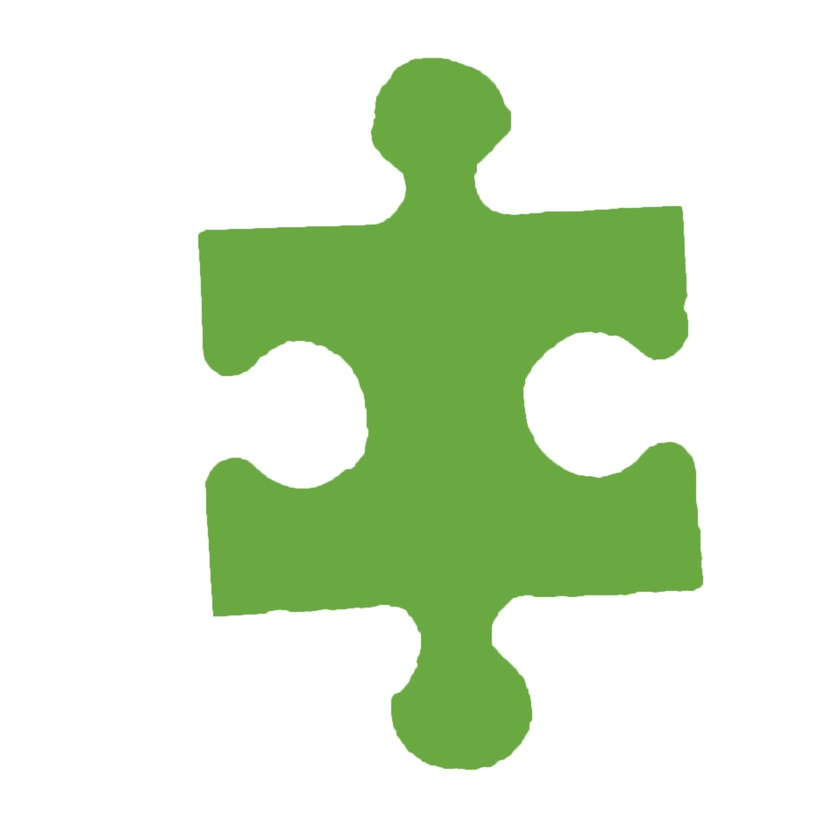
#> input picture re/1.jpg, 840 x 840 px, shrunk from 1916 x 1916 before the run, given in place of 1.bmp, which was not available
$ python deneme.py   (older library calls are emulated)
#> lines starting #> are read from the running program, lines starting #| are printed output that depends on the picture; after the words box and inside, x2 and y2 are one past the last pixel; in counts of white or black regions, pixels touching at a corner belong together; pictures that were not available may be replaced by others from this repository, and a replacement may not be noted
import cv2  # OpenCV kütüphanesi içe aktarma
import numpy as np  # Python ile bilimsel hesaplamanın temel kütüphanesi olan NumPy'yi içe aktarma

resim = cv2.imread('bt/1.bmp')  # Resmin okunması
#> resim is the input picture: shape (840, 840, 3); mean B, G, R 205.5, 232.5, 216.1
cv2.imshow("Original Resim", resim)  # Orjinal resmin gösterilmesi
floatResim = np.float32(resim)  # Görüntünün işaretsiz 8 bit'den 32 bit float'a dönüştürülmesi
kriter = (
    cv2.TERM_CRITERIA_EPS + cv2.TERM_CRITERIA_MAX_ITER, 10, 1)  # Kriterlerin tanımlanması ( type, max_iter, epsilon )
# cv2.TERM_CRITERIA_EPS - Belirtilen doğruluk, epsilon, ulaşılınca algoritma tekrarlamasını durdurur.
# cv2.TERM_CRITERIA_MAX_ITER - Belirtilen yineleme sayısından sonra algoritmayı durdurur, max_iter.
# cv2.TERM_CRITERIA_EPS + cv2.TERM_CRITERIA_MAX_ITER - İki koşuldan herhangi biri karşılaşıldığında yinelemeyi durdurur.
# max_iter - Maksimum yineleme sayısını belirten sayı. Biz 10 aldık
# epsilon - Gerekli doğruluk. Biz 1 olarak aldık
k = 50  # Kümelerin sayısı
ret, label, centers = cv2.kmeans(floatResim, k, None, kriter, 50, cv2.KMEANS_RANDOM_CENTERS)
#> ret = 157514595; label = 840 values, max 49 at index 173, min 0 at index 362, mean 28.71
# k meaans ın rastgele merkez yaklaşımı algoritmasında kullanılması
markez = np.uint8(centers)  # Görüntünün float'tan işaretsiz tamsayıya dönüştürülmesi
res = markez[label.flatten()]  # Label'in temizlenmesi
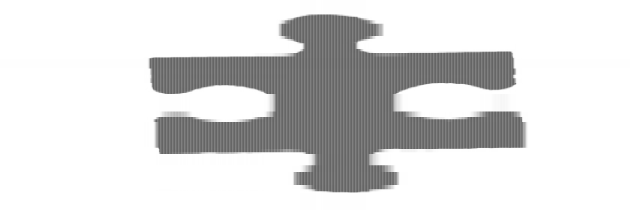
#> res: shape (840, 2520) (shown at 1/4 size); min 59, max 255, mean 217.9
res2 = res.reshape(resim.shape)  # Resmin yeniden şekillendirilmesi
cv2.imshow("K Means", res2)
cv2.imwrite("K Means.jpg", res2)  # Resmin disk'e kaydedilmesi
meanshift = cv2.pyrMeanShiftFiltering(resim, sp=15, sr=16, maxLevel=1,
                                      termcrit=(cv2.TERM_CRITERIA_EPS + cv2.TERM_CRITERIA_MAX_ITER, 5, 3))
# Resme meanshift algoritmasının uygulanması
cv2.imshow("Meanshift Resmi", meanshift)
cv2.imwrite("Meanshift.jpg", meanshift)

gray = cv2.cvtColor(resim, cv2.COLOR_BGR2GRAY)  # Resmin RGB'den GRAY (Gri) tona çevrilmesi
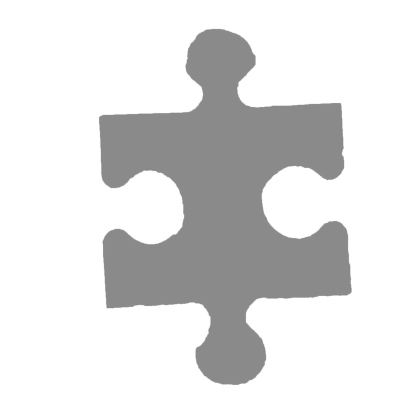
#> gray: shape (840, 840) (shown at 1/2 size); min 127, max 255, mean 224.5
# Gürültü kaldırma
imggg = cv2.GaussianBlur(gray, (3, 3), 0)

laplacian = cv2.Laplacian(imggg, cv2.CV_64F)
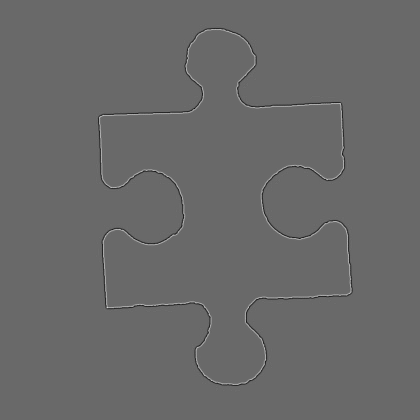
#> laplacian: shape (840, 840) float64 (shown at 1/2 size); min -38, max 54, mean 0; drawn with min black and max white
cv2.imwrite('lap.jpg', laplacian)
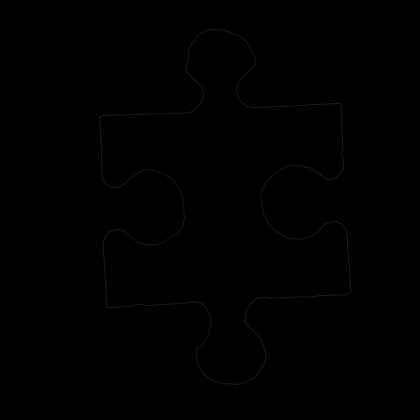
#> saved as lap.jpg: shape (840, 840) (shown at 1/2 size); min 0, max 54, mean 0.2
resimx = cv2.imread('lap.jpg')
laplaciann = cv2.cvtColor(resimx, cv2.COLOR_BGR2GRAY)
ret, thresh = cv2.threshold(laplaciann, 0, 255,
                            cv2.THRESH_BINARY + cv2.THRESH_OTSU)  # görüntüyü iki boyutlu hale getirmek için eşik değer uygulaması
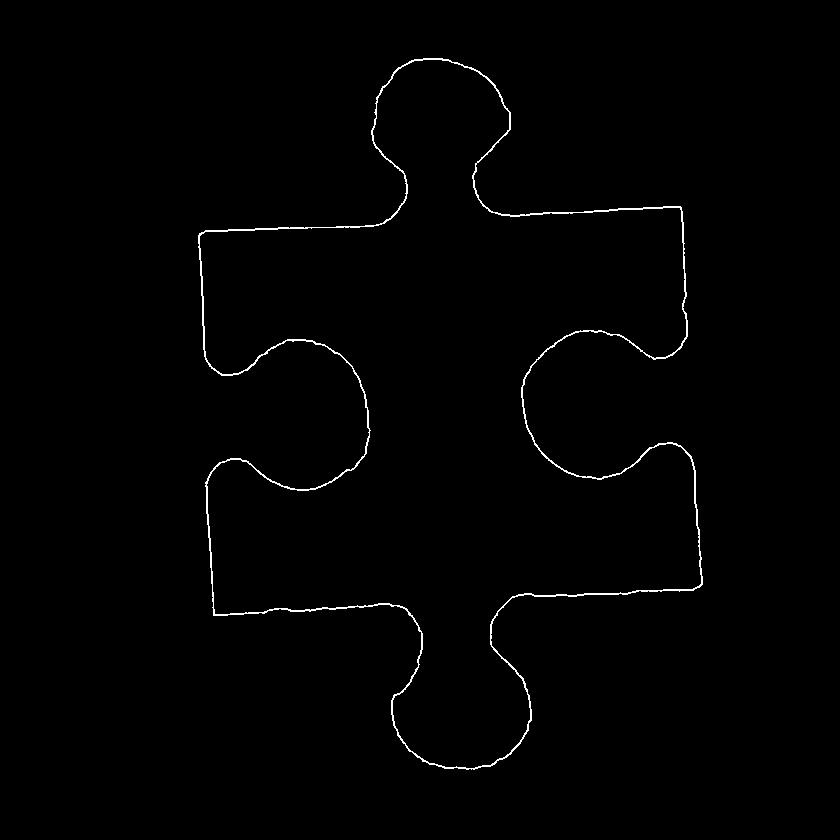
#> thresh: shape (840, 840); 0.81% white in thin lines or dots, all inside (x1, y1, x2, y2) = (198, 58, 703, 770)
#> ret = 11
fg = cv2.erode(thresh, None, iterations=1)  # Görüntüyü aşındırma işlemi
#> fg: shape (840, 840); every value is 0
bgt = cv2.dilate(thresh, None, iterations=1)  # Görüntüyü genişletme işlemi
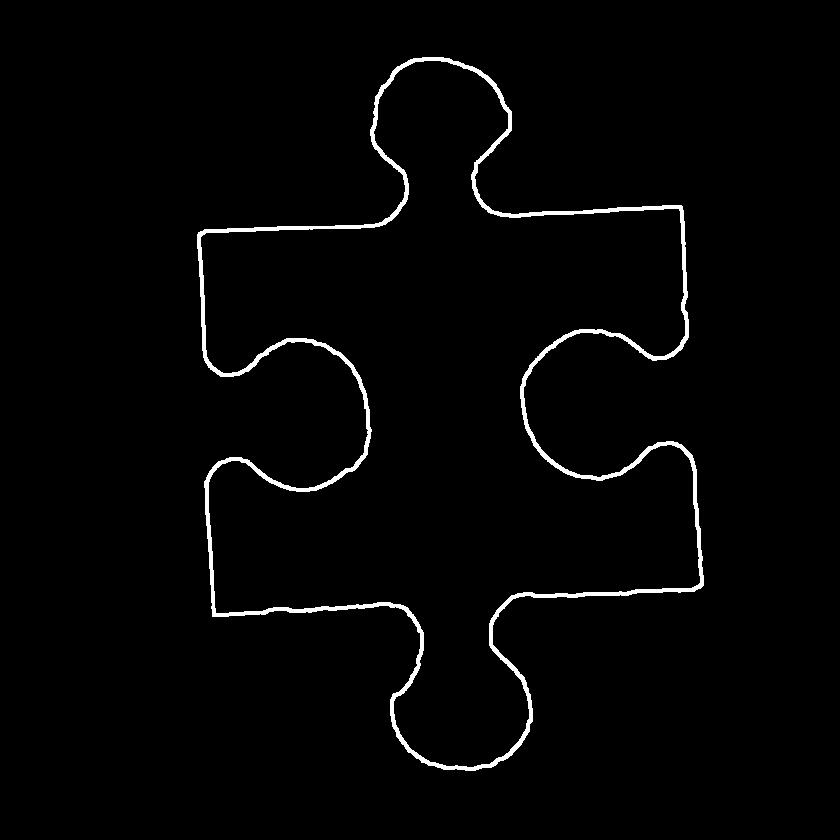
#> bgt: shape (840, 840); 1.9% white; 1 white region, box (x1, y1, x2, y2) and area: (197, 57, 704, 771) 13203
ret, bg = cv2.threshold(bgt, 255, 10, 255)  # Eşik değerinin uygulanması
#> (the run stopped early here; a loop or call above may not have finished)

$ run again, with re/10.jpg copied over re/1.jpg
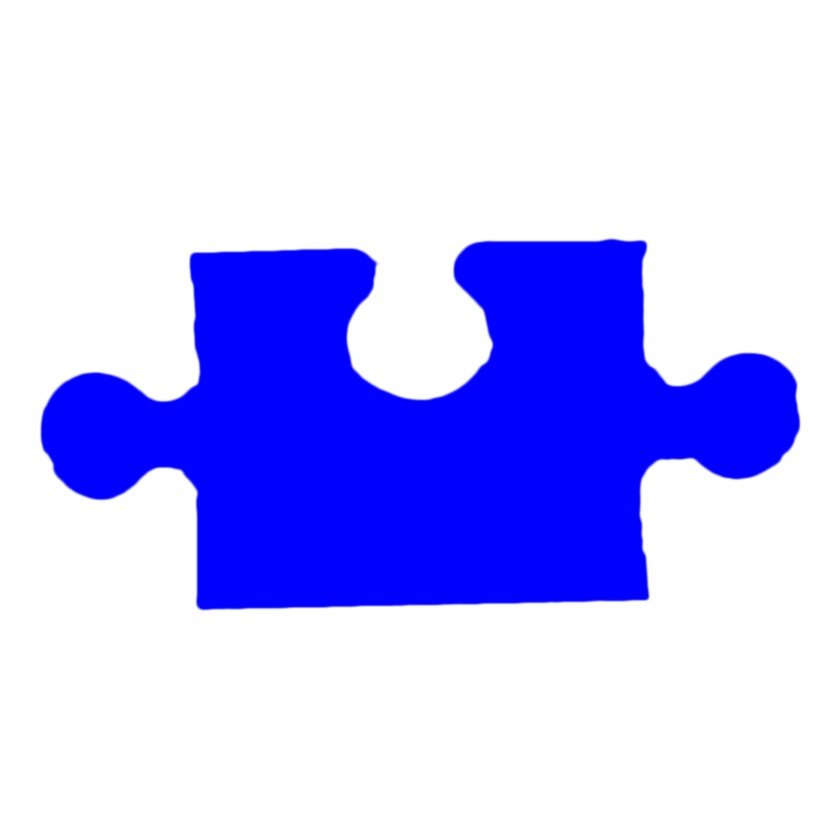
#> input picture re/10.jpg, 840 x 840 px, shrunk from 2088 x 2088 before the run, given in place of 1.bmp, which was not available
#> resim is the input picture: shape (840, 840, 3); mean B, G, R 254.6, 192.2, 192.2
#> `ret, label, centers = cv2.kmeans(floatResim, k, None, kriter, 50, cv2...`: ret = 146654262.7; label = 840 values, max 49 at index 468, min 0 at index 241, mean 19.53
#> `ret, thresh = cv2.threshold(laplaciann, 0, 255, cv2.THRESH_BINARY + cv..`:
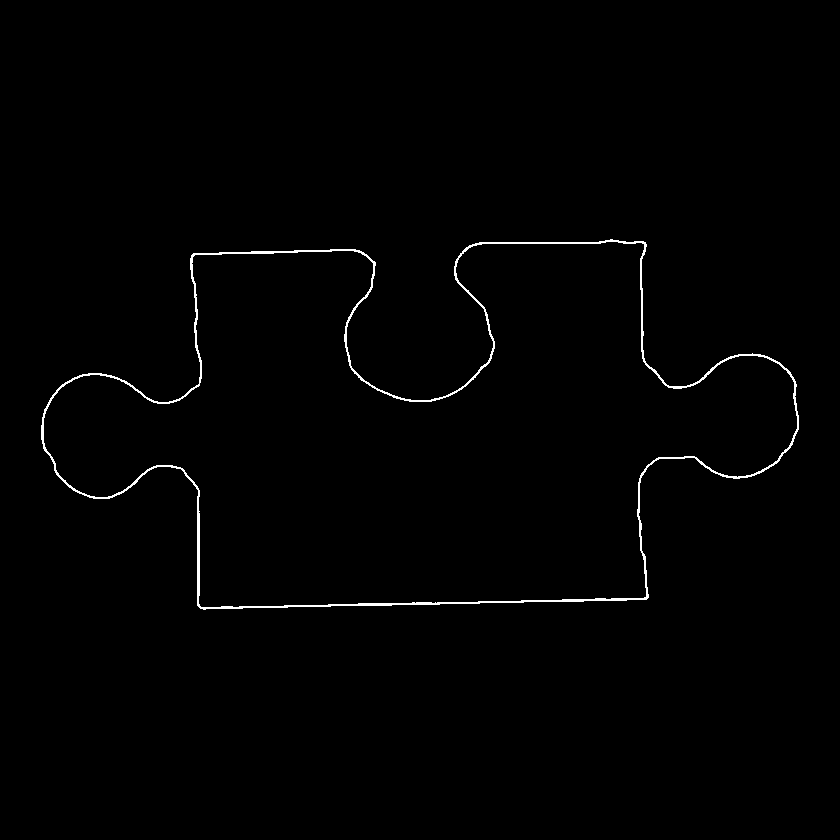
#> thresh: shape (840, 840); 0.82% white in thin lines or dots, all inside (x1, y1, x2, y2) = (41, 239, 799, 610)
#> `ret, thresh = cv2.threshold(laplaciann, 0, 255, cv2.THRESH_BINARY + cv..`: ret = 14
#> fg: shape (840, 840); 0.04% white in thin lines or dots, all inside (x1, y1, x2, y2) = (42, 240, 796, 609)
#> `bgt = cv2.dilate(thresh, None, iterations=1)`:
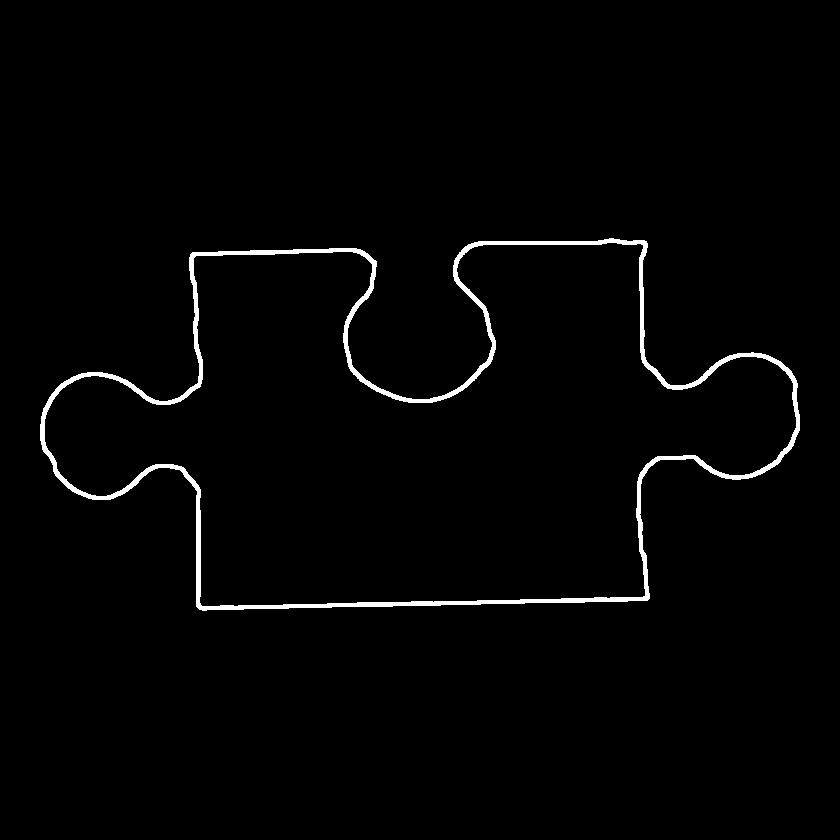
#> bgt: shape (840, 840); 1.7% white; 1 white region, box (x1, y1, x2, y2) and area: (40, 238, 800, 611) 11723

$ run again, with re/11.jpg copied over re/1.jpg
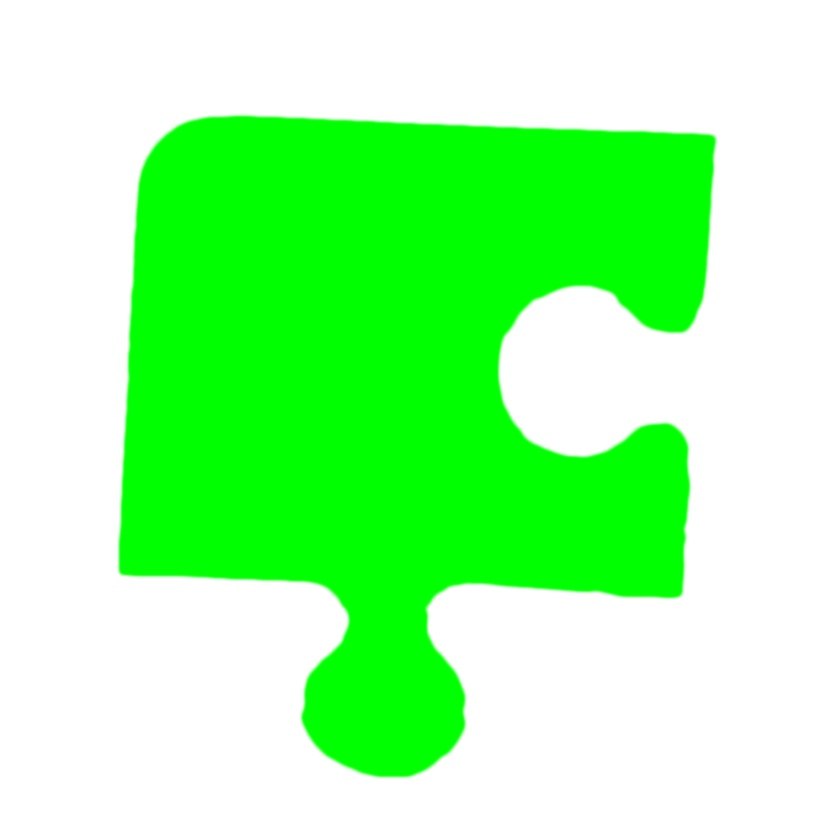
#> input picture re/11.jpg, 840 x 840 px, shrunk from 1624 x 1624 before the run, given in place of 1.bmp, which was not available
#> resim is the input picture: shape (840, 840, 3); mean B, G, R 161.8, 254.9, 161.4
#> `ret, label, centers = cv2.kmeans(floatResim, k, None, kriter, 50, cv2...`: ret = 147874443.7; label = 840 values, max 49 at index 612, min 0 at index 576, mean 23.17
#> `ret, thresh = cv2.threshold(laplaciann, 0, 255, cv2.THRESH_BINARY + cv..`:
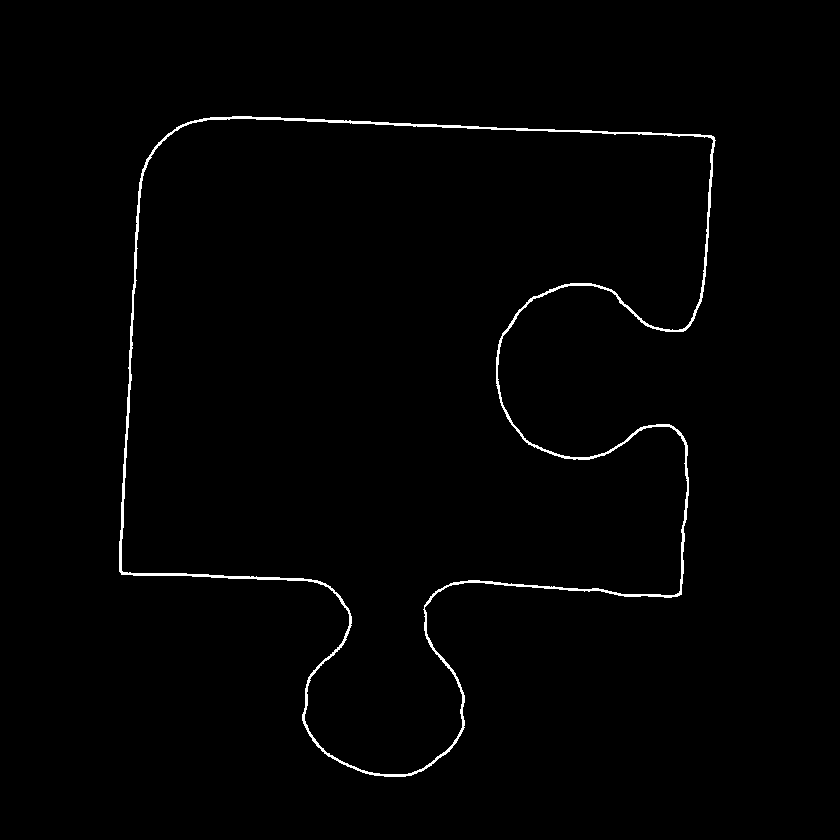
#> thresh: shape (840, 840); 1.1% white in thin lines or dots, all inside (x1, y1, x2, y2) = (119, 116, 716, 777)
#> `ret, thresh = cv2.threshold(laplaciann, 0, 255, cv2.THRESH_BINARY + cv..`: ret = 4
#> fg: shape (840, 840); 0.15% white in thin lines or dots, all inside (x1, y1, x2, y2) = (120, 117, 714, 776)
#> `bgt = cv2.dilate(thresh, None, iterations=1)`:
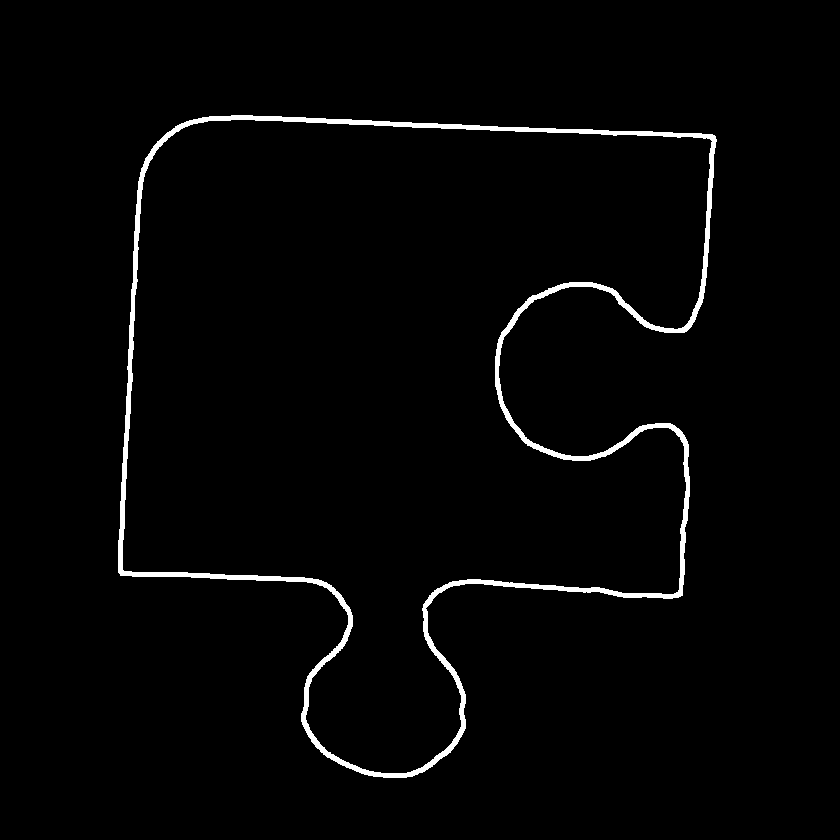
#> bgt: shape (840, 840); 2% white; 1 white region, box (x1, y1, x2, y2) and area: (118, 115, 717, 778) 14107
